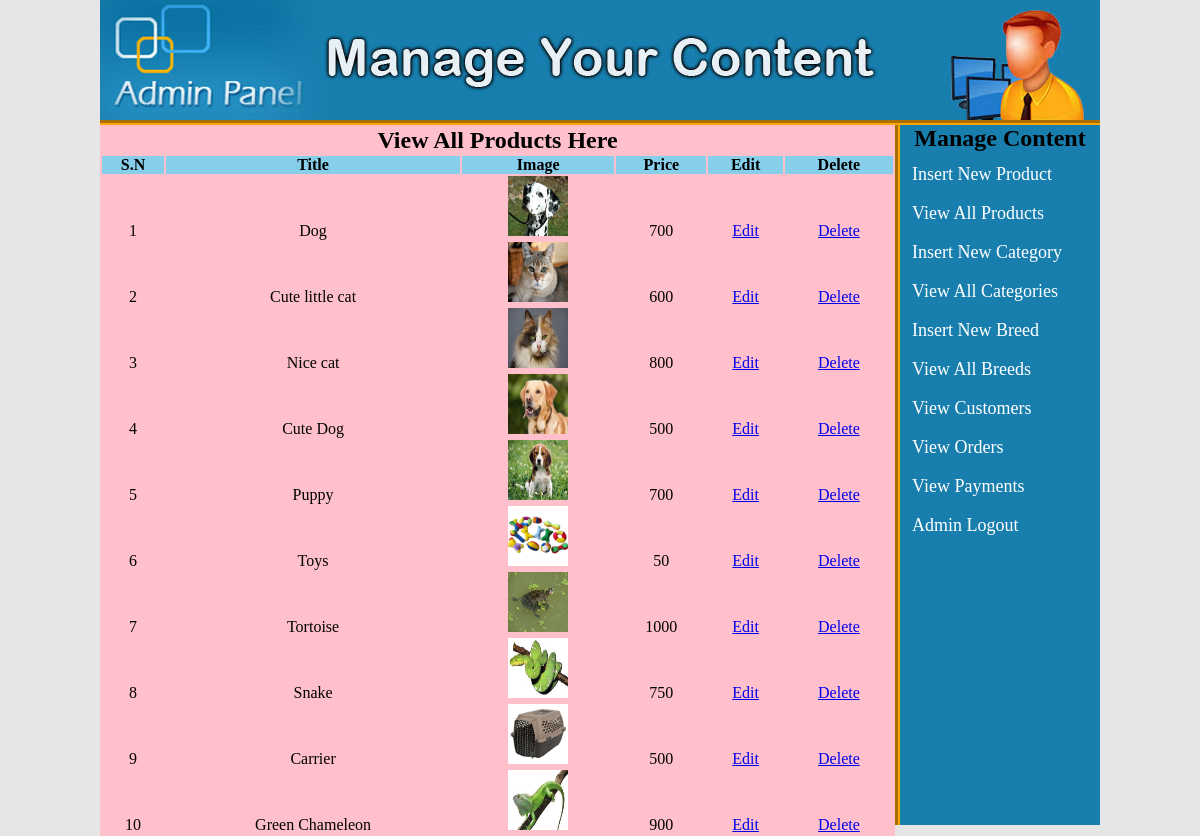
Page /admin_area/index.php?view_products (signed in) on the committed database.
### tables this page shows
CREATE TABLE `pets` (
  `pet_id` int(100) NOT NULL,
  `pet_cat` int(100) NOT NULL,
  `pet_breed` int(100) NOT NULL,
  `pet_title` varchar(255) NOT NULL,
  `pet_price` int(100) NOT NULL,
  `pet_color` int(100) NOT NULL,
  `pet_lifespan` int(100) NOT NULL,
  `pet_age` int(100) NOT NULL,
  `pet_des` text NOT NULL,
  `pet_image` text NOT NULL,
  `pet_keywords` text NOT NULL
);

### admin_area/view_products.php (the view, shortened to what this page needs)
<?php
if(!isset($_SESSION['user_email'])){
	echo "<script>window.open('login.php?not_admin=You are not an Admin!','_self')</script>";
}
else {
?>
	<table width="795" align="center" bgcolor="pink">
	<tr align="center">
		<td colspan="6"><h2>View All Products Here</h2></td>
	</tr>
	<tr align="center" bgcolor="skyblue">
		<th>S.N</th>
		<th>Title</th>
		<th>Image</th>
		<th>Price</th>
		<th>Edit</th>
		<th>Delete</th>
	</tr>
	<?php
	include("includes/db.php");
	$get_pro = "select * from pets";
	$run_pro = mysqli_query($con, $get_pro);
	$i = 0;
	while ($row_pro=mysqli_fetch_array($run_pro)){
		$pro_id = $row_pro['pet_id'];
		$pro_title = $row_pro['pet_title'];
		$pro_image = $row_pro['pet_image'];
		$pro_price = $row_pro['pet_price'];
		$i++;
	?>
	<tr align="center">
		<td><?php echo $i;?></td>
		<td><?php echo $pro_title;?></td>
		<td><img src="product_images/<?php echo $pro_image;?>" width="60" height="60"/></td>
		<td><?php echo $pro_price;?></td>
		<td><a href="index.php?edit_pro=<?php echo $pro_id; ?>">Edit</a></td>
		<td><a href="delete_pro.php?delete_pro=<?php echo $pro_id;?>">Delete</a></td>
	</tr>
	<?php } ?>
     <?php } ?>

### admin_area/styles/styles.css (style rules this page uses)
html, body, div, span, applet, object, iframe, h1, h2, h3, h4, h5, h6, p, blockquote, pre, a, abbr, acronym, address, big, cite, code, del, dfn, em, img, ins, kbd, q, s, samp, small, strike, strong, sub, sup, tt, var, b, u, i, center, dl, dt, dd, ol, ul, li, fieldset, form, label, legend, table, caption, tbody, tfoot, thead, tr, th, td, article, aside, canvas, details, embed, figure, figcaption, footer, header, hgroup, menu, nav, output, ruby, section, summary, time, mark, audio, video { margin: 0; padding: 0; border: 0; vertical-align: baseline; }
body { background:#e6e6e6; }

### rows in the picture
pets: pet_title "Dog", pet_image (picture), pet_price "700"
pets: pet_title "Cute little cat", pet_image (picture), pet_price "600"
pets: pet_title "Nice cat", pet_image (picture), pet_price "800"
pets: pet_title "Cute Dog", pet_image (picture), pet_price "500"
pets: pet_title "Puppy", pet_image (picture), pet_price "700"
pets: pet_title "Toys", pet_image (picture), pet_price "50"
pets: pet_title "Tortoise", pet_image (picture), pet_price "1000"
pets: pet_title "Snake", pet_image (picture), pet_price "750"
pets: pet_title "Carrier", pet_image (picture), pet_price "500"
pets: pet_title "Green Chameleon", pet_image (picture), pet_price "900"
